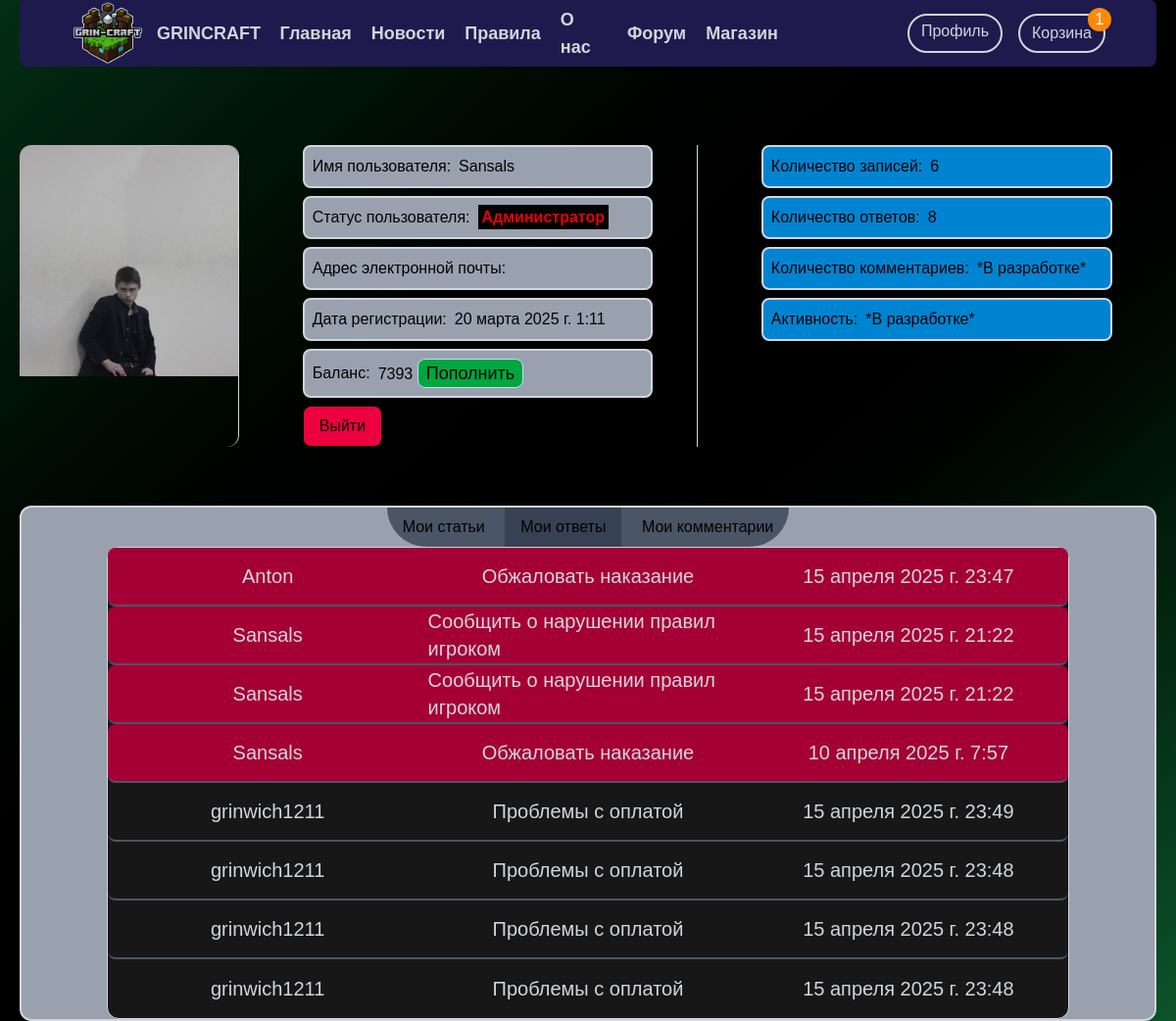
Before: /profiles/Sansals/answers (signed in) with the older database file.
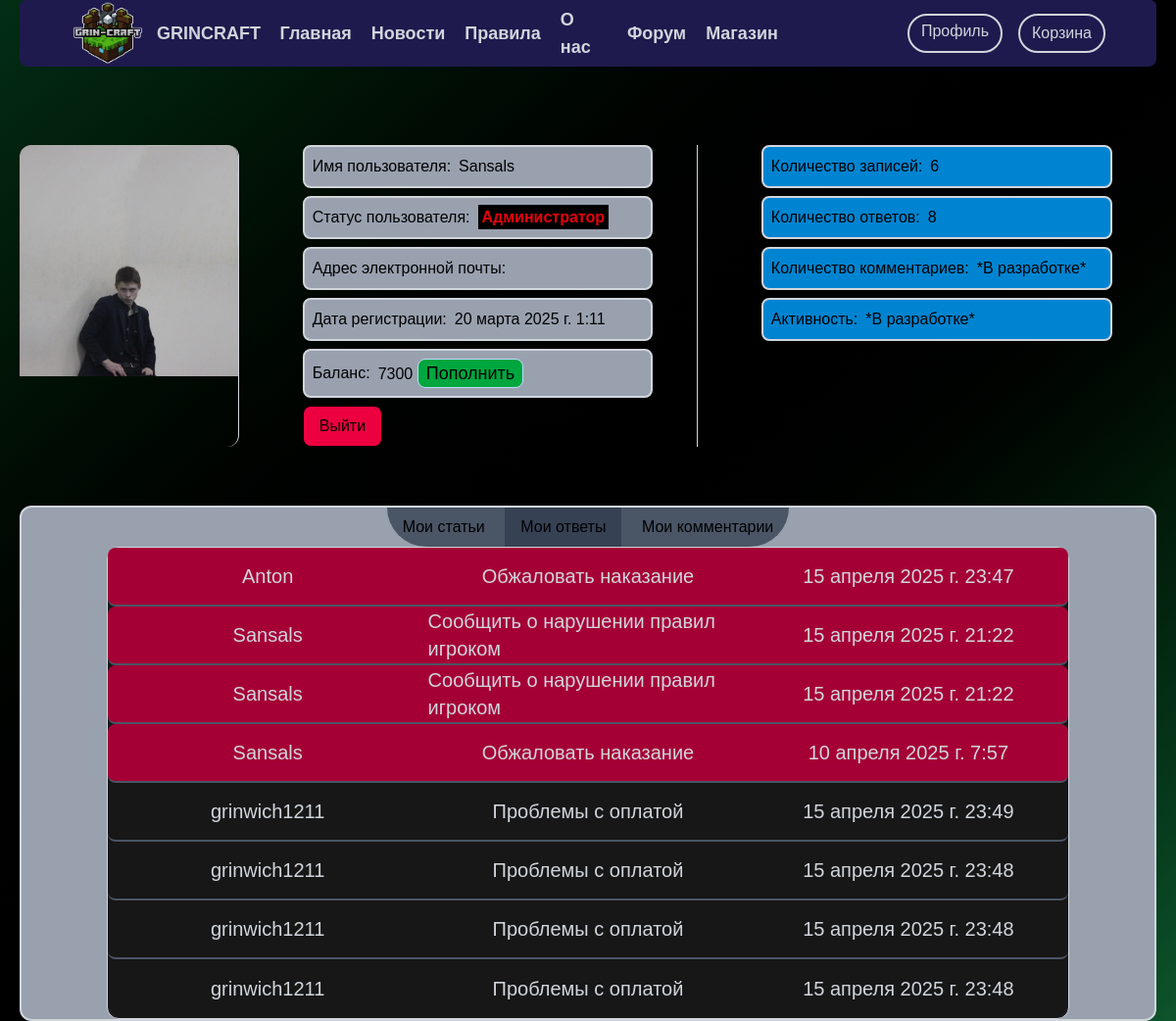
After: the same page with the newer database file.
### shop/models.py (models this page shows, shortened)
class Baskets(models.Model):
    user = models.ForeignKey(settings.AUTH_USER_MODEL,
                                 on_delete=models.CASCADE,
                                default=None
                                 )
    product = models.ForeignKey(Products,
                                on_delete=models.CASCADE,
                                default=None
                                )
    value = models.IntegerField(default=1)
    is_purchased = models.BooleanField(default=False)
    class Meta:
        verbose_name = 'Корзина'
        verbose_name_plural = 'Корзины'
    objects = BasketsQueryset().as_manager()

### login/models.py (models this page shows, shortened)
class User_Status(models.Model):
    user_id = models.AutoField (primary_key=True)
    username = models.OneToOneField(
        settings.AUTH_USER_MODEL,
        on_delete=models.CASCADE)
    avatar = models.ImageField(upload_to=user_avatar_directory, default='login/avatars/stive.jpg')
    balance = models.IntegerField(default=0)
    Isverified = models.BooleanField(default=False)
    is_staff = models.BooleanField(default=False)
    is_moderator = models.BooleanField(default=False)
    class Meta:
        verbose_name = 'статусы пользователей'
        verbose_name_plural = 'Статусы пользователей'

### profiles/views.py (the view, shortened to what this page needs)
# urls.py: path('<str:url_username>/answers', views.user_profile_answers_view, name='profile_view_answers'),
@login_required()
def user_profile_answers_view(request, url_username):
    if get_username(request) == url_username:
        data = {
            'user_status_object': get_object_from_user_status(request),
            'user_object':get_user(request),
            'basket_value': basket_value(request),
            'value_user_articles': get_value_user_articles(url_username),
            'value_user_answer': get_value_user_answer(url_username),
            'all_open_user_articles': get_all_open_user_articles(url_username),
            'all_closed_user_articles': get_all_closed_user_articles(url_username),
            'all_user_answers': get_all_user_answers(url_username),
        }
    return render(request, 'profiles/user_profile_answers.html', data)

### profiles/services.py (called while the page is built)
def get_all_open_user_articles(url_username):
    user = User.objects.get(username=url_username)
    user_tech_open_questions = ForumTechQuestions.objects.filter(user=user, is_resolved = False).order_by('-date')
    user_forum_open_complaints = ForumComplaints.objects.filter(user=user, is_resolved = False).order_by('-date')
    all_open_user_articles = list(chain(user_forum_open_complaints, user_tech_open_questions))
    return all_open_user_articles

def get_all_user_answers(url_username):
    user = User.objects.get(username=url_username)
    user_tech_answers = ForumTechAnswer.objects.filter(user=user).order_by('-date')
    user_forum_answers = ForumComplaintAnswer.objects.filter(user=user).order_by('-date')
    all_user_answers = list(chain(user_forum_answers, user_tech_answers))
    return all_user_answers

def get_value_user_articles(url_username):
    user = User.objects.get(username = url_username)
    user_tech_questions = ForumTechQuestions.objects.filter(user = user)
    user_forum_complaints = ForumComplaints.objects.filter(user = user)
    value_of_all_user_articles = len(user_tech_questions) + len(user_forum_complaints)
    return value_of_all_user_articles

### profiles/templates/profiles/user_profile_answers.html (shortened to what the changed rows need)
{% extends 'patterns/header.html' %}
{% load static %}
{% block addlist %}
<div class="profile_block px-5">
  <div class="profile_info_block flex space-x-5 divide-x-1 divide-gray-300 py-15">
    <div class="avatar_div w-1/5 mr-5 space-y-2 rounded-xl overflow-hidden">
      <img class="user_avatar " src="{{user_status_object.avatar.url}}" alt="">
    </div>
    <div class="user_info_div w-2/5 flex flex-col">
    <div class="flex flex-col space-y-2 w-[80%] mx-auto">
      <div class="flex flex-row p-2 items-center space-x-2 rounded-lg bg-gray-400 border-2 border-gray-300"><span class="font-medium">Баланс: </span>
        <span>
          {% if user_object.username == user.username %}
            {{user_status_object.balance}} <a class="inline-block text-center text-lg px-2 rounded-lg border-1 border-blue-200 bg-green-600 hover:bg-green-700" href="">Пополнить</a>
          {% else %}
            *Скрыт*
          {% endif %}
        </span>
      </div>
    </div>
    </div>
  </div>
</div>
{% endblock %}

### home/templates/patterns/header.html
{% extends 'patterns/pattern.html' %}
{% block header %}
<header class="flex z-50 items-center justify-between sticky top-0 px-10 mb-5 h-17 mx-5 rounded-t-md rounded-b-lg border-gray-300 bg-indigo-950">
  <div class="flex flex-row items-center">
      <img class="object-fit" src="/static/favicon/header_img.png" alt="">
      <a class="uppercase font-bold text-lg text-gray-300 " href="{% url 'home' %}">GrinCraft</a>
  </div>
  <nav class="flex items-center">
    <ul class="text-lg text-gray-300 font-semibold inline-flex items-center mr-30">
      <li><a class="ml-5 inline-block py-3 hover:underline hover:text-gray-100 decoration-4 decoration-purple-800 underline-offset-24" href="{% url 'home' %}">Главная</a></li>
      <li><a class="ml-5 inline-block py-3 hover:underline hover:text-gray-100 decoration-4 decoration-purple-800 underline-offset-24" href="{% url 'news' %}">Новости</a></li>
      <li><a class="ml-5 inline-block py-3 hover:underline hover:text-gray-100 decoration-4 decoration-purple-800 underline-offset-24" href="{% url 'rules' %}">Правила</a></li>
      <li><a class="ml-5 inline-block py-3 hover:underline hover:text-gray-100 decoration-4 decoration-purple-800 underline-offset-24" href="{% url 'about' %}">О нас</a></li>
      <li><a class="ml-5 inline-block py-3 hover:underline hover:text-gray-100 decoration-4 decoration-purple-800 underline-offset-24" href="{% url 'forum' %}">Форум</a></li>
      <li><a class="ml-5 inline-block py-3 hover:underline hover:text-gray-100 decoration-4 decoration-purple-800 underline-offset-24" href="{% url 'shop' %}">Магазин</a></li>
    </ul>
    <ul class="mx-1 inline-flex items-center">
      {% if not user.is_authenticated %}
        <li>
          <a href="{% url 'auth' %}" class="block mx-2 h-10 py-1 px-3 border-2 rounded-full border-gray-300 text-gray-300 hover:text-white hover:bg-purple-800">Авторизоваться</a>
        </li>
      <li>
        <a href="{% url 'reg' %}" class="block mx-2 h-10 py-1 px-3 border-2 rounded-full border-gray-300 text-gray-300 hover:text-white hover:bg-purple-800">Зарегистрироваться</a>
      </li>
      {% else %}
        <li>
          <a href="{% url 'profile' user.username %}" class="block mx-2 h-10 py-1 px-3 border-2 rounded-full border-gray-300 text-gray-300 hover:text-white hover:bg-purple-800"> Профиль </a>
        </li>
        <li>
          <button class="block mx-2 h-10 py-1 px-3 border-2 rounded-full overflow-visible relative
          border-gray-300 text-gray-300 hover:text-white hover:bg-purple-800">
            <a href="{% url 'basket' %}">
            Корзина
              {% if basket_value %}
                <a href="" class="block absolute h-6 w-6 bg-orange-400 -top-2 -right-2 rounded-full text-white">
                  {{basket_value}}
                </a>
              {% endif %}
            </a>
          </button>
        </li>
      {% endif %}
    </ul>
  </nav>
</header>
{% endblock %}

Changed rows visible on the page:
removed Baskets: value "1"
changed User_Status: balance "7393" → "7300"
